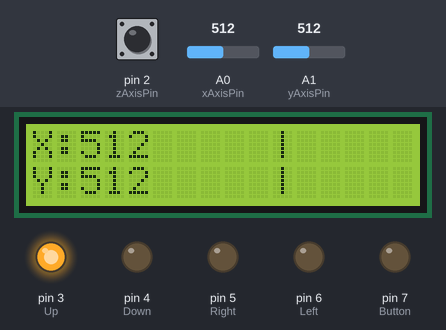
Simulated run of this sketch. Board: Arduino Uno, built with avr-gcc and run on an emulated ATmega328P. On the bench: 16×2 character LCD, output pins drawn as LEDs (lit = HIGH). The test bench sets the inputs (shaded band); at power-on: pin 2 (zAxisPin) HIGH, A0 (xAxisPin) = 512, A1 (yAxisPin) = 512.

Above: at 4.2 s.
4.3 s: pin 2 (zAxisPin) pulled LOW for 0.15 s
At 4.52 s:
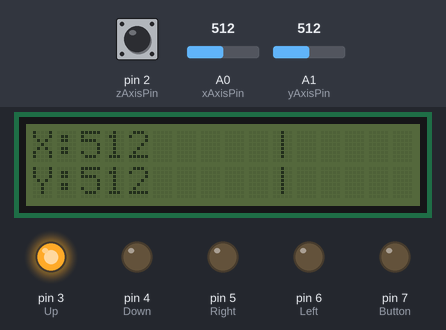
7.4 s: A0 (xAxisPin) set to 1023
At 8.4 s:
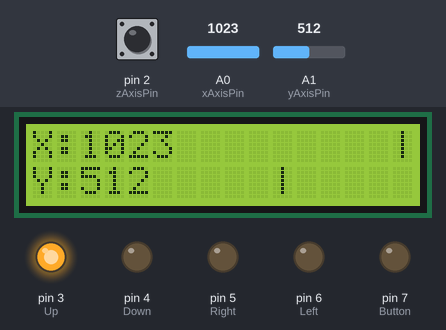
10.4 s: pin 2 (zAxisPin) pulled LOW for 1 s
At 10.68 s:
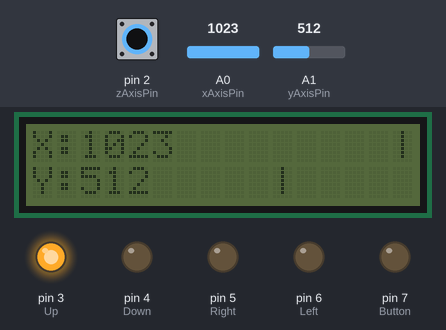
14.4 s: A0 (xAxisPin) set to 900
At 15.8 s:
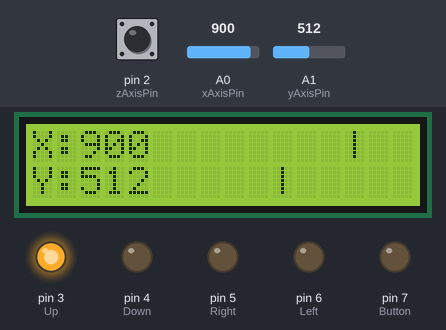
17.4 s: A1 (yAxisPin) set to 484
At 18.7 s:
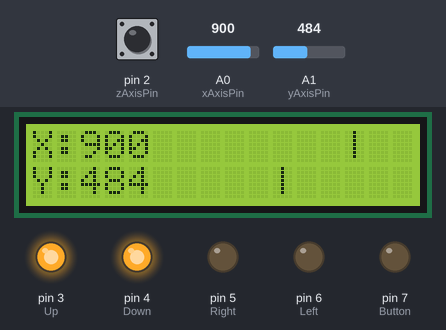
19.0 s: pin 2 (zAxisPin) pulled LOW for 0.15 s
At 19.24 s:
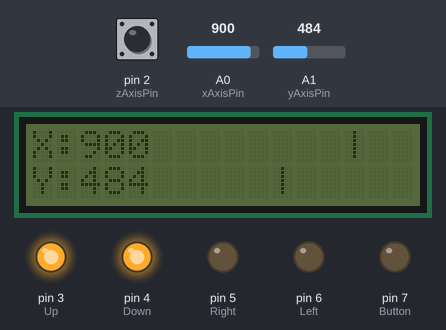
Timing chart, 0 to 21.8 s (numbered marks = the images above; inputs shaded):
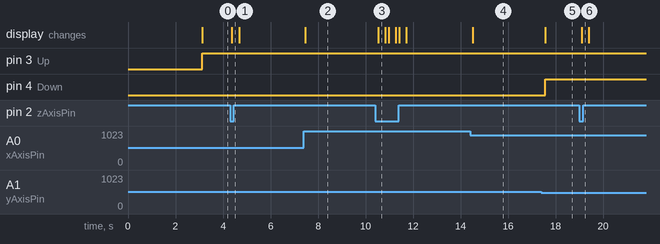

The sketch:

ex_6_5_start.ino
```cpp
/*
  예제 6.5
  조이스틱 입력
*/

// I2C 통신 라이브러리 설정
#include <Wire.h>
// I2C LCD 라리브러리 설정
#include <LiquidCrystal_I2C.h>

// LCD I2C address 설정 PCF8574:0x27, PCF8574A:0x3F
LiquidCrystal_I2C lcd(0x27, 16, 2); // LCD address:0x27, 16X2 LCD

// 0번 아날로그핀을 X 축 입력으로 설정
const int xAxisPin = 0;
// 1번 아날로그핀을 Y 축 입력으로 설정
const int yAxisPin = 1;
// 2번 디지털 입력 핀을 Z 축 입력으로 설정
const int zAxisPin = 2;

const int Up = 3;
const int Down = 4;
const int Right = 5;
const int Left = 6;
const int Button = 7;

void setup() {

  // Z 축 입력은 디지털 입력으로 설정한다.
  pinMode(zAxisPin, INPUT_PULLUP);

  lcd.init(); // LCD 설정
  lcd.backlight();  // 백라이트를 켠다.

  // 메세지를 표시한다.
  lcd.print("ex 6.5");
  lcd.setCursor(0, 1);
  lcd.print("Joystick");
  // 3초동안 메세지를 표시한다.
  delay(3000);

  // 모든 메세지를 삭체한 뒤
  // X축 Y축 문자를 출력한다.
  lcd.clear();
  lcd.setCursor(0, 0);
  lcd.print("X:");
  lcd.setCursor(0, 1);
  lcd.print("Y:");
  lcd.setCursor(15, 1);

  pinMode(Up, OUTPUT);
  pinMode(Down, OUTPUT);
  pinMode(Right, OUTPUT);
  pinMode(Left, OUTPUT);
  pinMode(Button, OUTPUT);

}

void loop() {

  // X, Y, Z 축 값을 읽는다.
  int xValue = analogRead(xAxisPin);
  int yValue = analogRead(yAxisPin);
  int zValue = digitalRead(zAxisPin);

  // 그래프를 그리기 위해서 X, Y 값을 조절한다.
  int xDisplay = map(xValue, 0, 1023, 6, 15);
  int yDisplay = map(yValue, 0, 1023, 6, 15);

  // 첫 째 줄에 전에 표시했던 내용을 지운다.
  lcd.setCursor(2, 0);
  lcd.print("              "); // 14칸 공백
  // X 축의 ADC 값을 출력한다.
  lcd.setCursor(2, 0);
  lcd.print(xValue);
  // 조이스틱의 X 값에 따라 그래프를 출력한다
  lcd.setCursor(xDisplay, 0);
  lcd.print("|");


  // 둘째 줄에 전에 표시했던 내용을 지운다.
  lcd.setCursor(2, 1);
  lcd.print("              "); // 14칸 공백
  // Y 축의 ADC 값을 출력한다.
  lcd.setCursor(2, 1);
  lcd.print(yValue);
  // 조이스틱의 Y 값에 따라 그래프를 출력한다
  lcd.setCursor(yDisplay, 1);
  lcd.print("|");


  // Z 방향으로 눌렸을 때 백라이트를 점멸한다.
  if (zValue == LOW) {
    lcd.noBacklight();
    delay(300);
    lcd.backlight();
  }

  if (yValue > 494)
    digitalWrite(Up, HIGH);
  else if (yValue < 494)
    digitalWrite(Down, HIGH);
  else if (xValue > 485)
    digitalWrite(Left, HIGH);
  else if (xValue < 485)
    digitalWrite(Right, HIGH);
  else if (zValue == LOW)
    digitalWrite(Button, HIGH);
  else {
    digitalWrite(Up, LOW);
    digitalWrite(Down, LOW);
    digitalWrite(Right, LOW);
    digitalWrite(Left, LOW);
    digitalWrite(Button, LOW);
  }


  delay(100);
}
```

Measured:
- after the input at 4.3 s, the display: changes after 0.08 s (image 1)
- after the input at 7.4 s, the display: changes after 0.06 s (image 2)
- after the input at 10.4 s, the display: changes after 0.13 s (image 3)
- after the input at 14.4 s, the display: changes after 0.11 s (image 4)
- after the input at 17.4 s, pin 4 (Down): LOW → HIGH after 0.17 s; the display: changes after 0.17 s (image 5)
- after the input at 19.0 s, the display: changes after 0.10 s (image 6)
